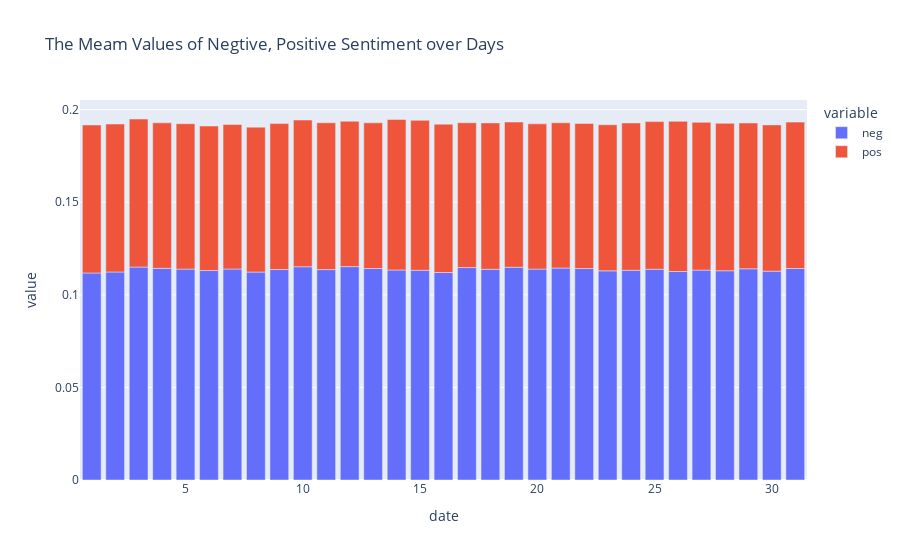

Notebook code cell kept with this figure:
### Code cell
meanWthD = {}

for col in df2.columns[1:-1:2]:
    meanWthD[col] = df2.groupby(df2['date'].dt.day)[col].mean()

meanWthD = pd.DataFrame(meanWthD)
meanWthD.plot.bar(title = 'The Meam Values of Negtive, Positive Sentiment over Days')

### Figure 1 — Plotly figure (JSON) as saved in the notebook; plotly's stock layout.template omitted (floating-point values rounded to 4 significant figures)
{"data": [{"alignmentgroup": "True", "hovertemplate": "variable=neg<br>date=%{x}<br>value=%{y}<extra></extra>", "legendgroup": "neg", "marker": {"color": "#636efa", "pattern": {"shape": ""}}, "name": "neg", "offsetgroup": "neg", "orientation": "v", "showlegend": true, "textposition": "auto", "type": "bar", "x": [1, 2, 3, 4, 5, 6, 7, 8, 9, 10, 11, 12, 13, 14, 15, 16, 17, 18, 19, 20, 21, 22, 23, 24, 25, 26, 27, 28, 29, 30, 31], "xaxis": "x", "y": [0.1118, 0.1123, 0.115, 0.1143, 0.1139, 0.1131, 0.114, 0.1123, 0.1137, 0.1152, 0.1136, 0.1152, 0.1142, 0.1134, 0.1133, 0.1121, 0.1147, 0.1138, 0.1149, 0.1139, 0.1145, 0.1142, 0.113, 0.1133, 0.1138, 0.1126, 0.1134, 0.113, 0.1141, 0.1128, 0.1142], "yaxis": "y"}, {"alignmentgroup": "True", "hovertemplate": "variable=pos<br>date=%{x}<br>value=%{y}<extra></extra>", "legendgroup": "pos", "marker": {"color": "#EF553B", "pattern": {"shape": ""}}, "name": "pos", "offsetgroup": "pos", "orientation": "v", "showlegend": true, "textposition": "auto", "type": "bar", "x": [1, 2, 3, 4, 5, 6, 7, 8, 9, 10, 11, 12, 13, 14, 15, 16, 17, 18, 19, 20, 21, 22, 23, 24, 25, 26, 27, 28, 29, 30, 31], "xaxis": "x", "y": [0.07993, 0.0799, 0.07996, 0.07858, 0.0785, 0.07805, 0.07807, 0.07825, 0.07883, 0.07922, 0.07931, 0.07852, 0.07867, 0.08128, 0.08097, 0.08011, 0.07821, 0.07906, 0.0784, 0.07842, 0.07845, 0.07837, 0.07888, 0.07955, 0.07972, 0.0811, 0.07979, 0.07958, 0.07873, 0.07899, 0.07905], "yaxis": "y"}], "layout": {"barmode": "relative", "legend": {"title": {"text": "variable"}, "tracegroupgap": 0}, "title": {"text": "The Meam Values of Negtive, Positive Sentiment over Days"}, "xaxis": {"anchor": "y", "domain": [0, 1], "title": {"text": "date"}}, "yaxis": {"anchor": "x", "domain": [0, 1], "title": {"text": "value"}}}}
